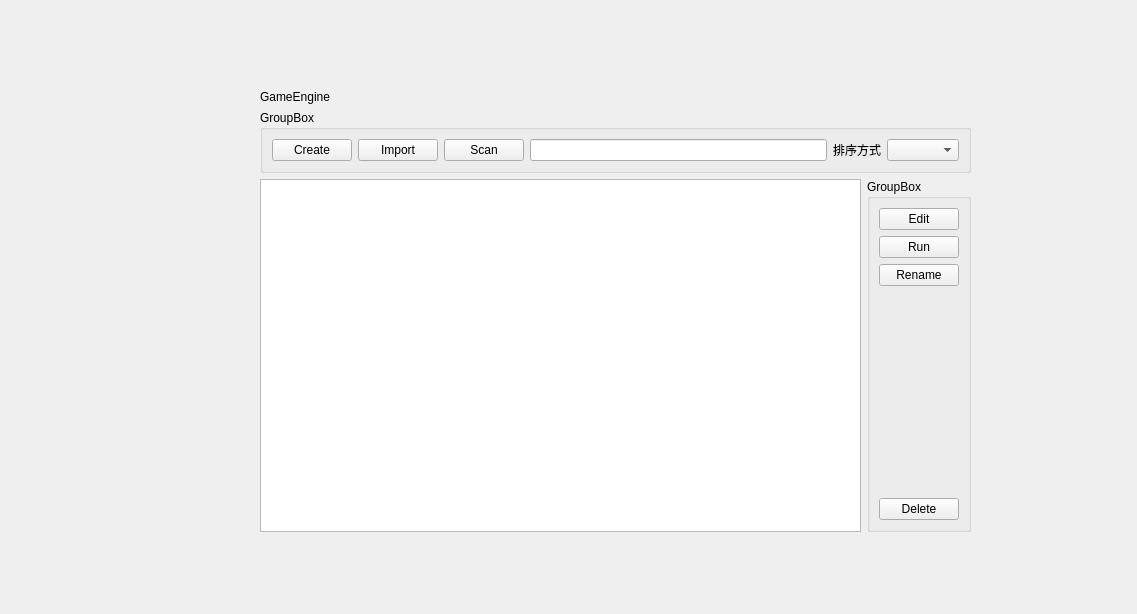
<?xml version="1.0" encoding="UTF-8"?>
<ui version="4.0">
 <class>StartWidget</class>
 <widget class="QWidget" name="StartWidget">
  <property name="geometry">
   <rect>
    <x>0</x>
    <y>0</y>
    <width>1137</width>
    <height>614</height>
   </rect>
  </property>
  <property name="windowTitle">
   <string>StartWidget</string>
  </property>
  <widget class="QWidget" name="">
   <property name="geometry">
    <rect>
     <x>260</x>
     <y>90</y>
     <width>711</width>
     <height>442</height>
    </rect>
   </property>
   <layout class="QVBoxLayout" name="verticalLayout_2">
    <item>
     <widget class="QLabel" name="Title_LB">
      <property name="text">
       <string>GameEngine</string>
      </property>
     </widget>
    </item>
    <item>
     <widget class="QGroupBox" name="groupBox">
      <property name="title">
       <string>GroupBox</string>
      </property>
      <layout class="QHBoxLayout" name="horizontalLayout">
       <item>
        <widget class="QPushButton" name="Create_PB">
         <property name="text">
          <string>Create</string>
         </property>
        </widget>
       </item>
       <item>
        <widget class="QPushButton" name="Import_PB">
         <property name="text">
          <string>Import</string>
         </property>
        </widget>
       </item>
       <item>
        <widget class="QPushButton" name="Scan_PB">
         <property name="text">
          <string>Scan</string>
         </property>
        </widget>
       </item>
       <item>
        <widget class="QLineEdit" name="Search_LE">
         <property name="maxLength">
          <number>32767</number>
         </property>
        </widget>
       </item>
       <item>
        <widget class="QLabel" name="Rank_LB">
         <property name="text">
          <string>排序方式</string>
         </property>
        </widget>
       </item>
       <item>
        <widget class="QComboBox" name="Rank_CBB"/>
       </item>
      </layout>
     </widget>
    </item>
    <item>
     <layout class="QHBoxLayout" name="horizontalLayout_2">
      <item>
       <widget class="QListView" name="listView"/>
      </item>
      <item>
       <widget class="QGroupBox" name="groupBox_2">
        <property name="title">
         <string>GroupBox</string>
        </property>
        <layout class="QVBoxLayout" name="verticalLayout">
         <item>
          <widget class="QPushButton" name="Edit_PB">
           <property name="text">
            <string>Edit</string>
           </property>
          </widget>
         </item>
         <item>
          <widget class="QPushButton" name="Run_PB">
           <property name="text">
            <string>Run</string>
           </property>
          </widget>
         </item>
         <item>
          <widget class="QPushButton" name="Rename_PB">
           <property name="text">
            <string>Rename</string>
           </property>
          </widget>
         </item>
         <item>
          <spacer name="verticalSpacer">
           <property name="orientation">
            <enum>Qt::Orientation::Vertical</enum>
           </property>
           <property name="sizeHint" stdset="0">
            <size>
             <width>20</width>
             <height>193</height>
            </size>
           </property>
          </spacer>
         </item>
         <item>
          <widget class="QPushButton" name="Delete_PB">
           <property name="text">
            <string>Delete</string>
           </property>
          </widget>
         </item>
        </layout>
       </widget>
      </item>
     </layout>
    </item>
   </layout>
  </widget>
 </widget>
 <resources/>
 <connections/>
</ui>
